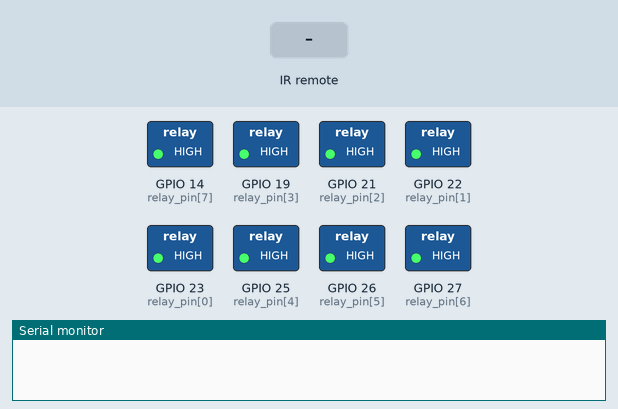
The sketch below on a simulated ESP32. On the bench: switched loads named in the sketch (green lamp = pin HIGH), the last lines printed to the serial monitor. The test bench sets the inputs (shaded band).

Above: at 3.7 s.
3.8 s: infrared code 0x54 received
At 5.0 s:
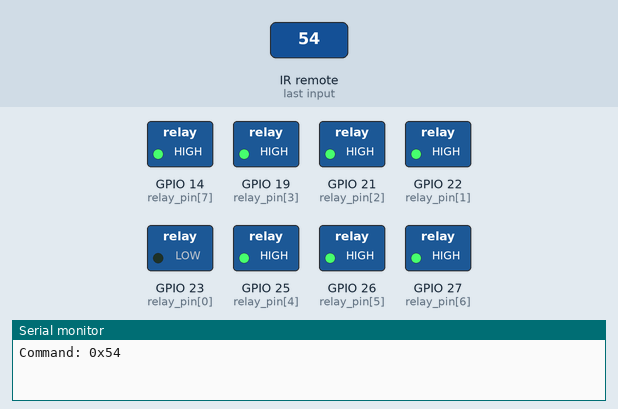
5.3 s: infrared code 0x4C received
At 6.4 s:
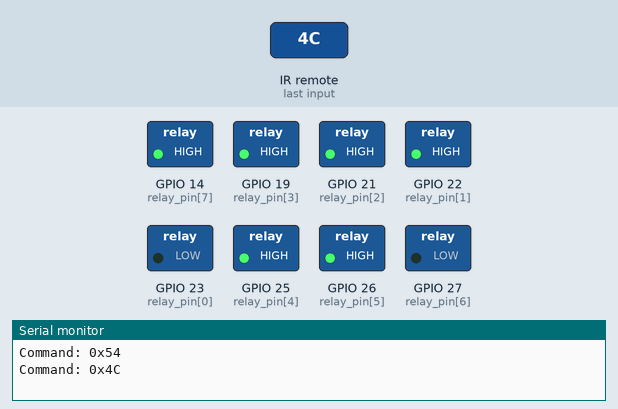
6.8 s: infrared code 0xE received
At 7.5 s:
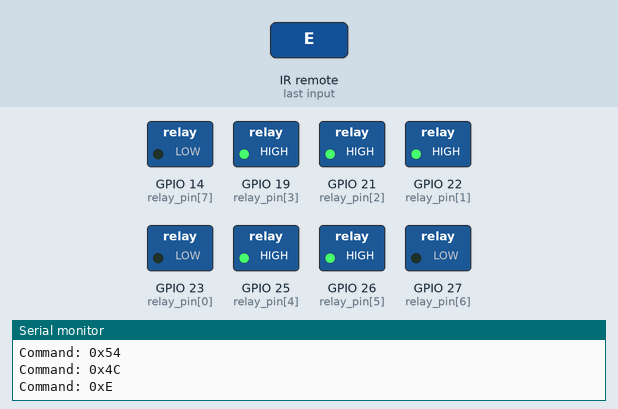
8.3 s: infrared code 0x16 received
At 8.6 s:
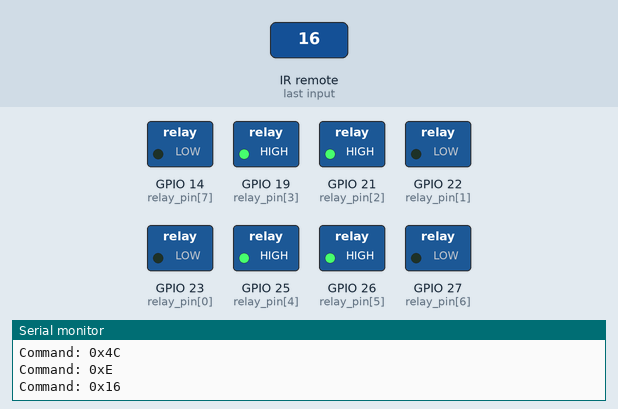
9.8 s: infrared code 0x15 received
At 10.9 s:
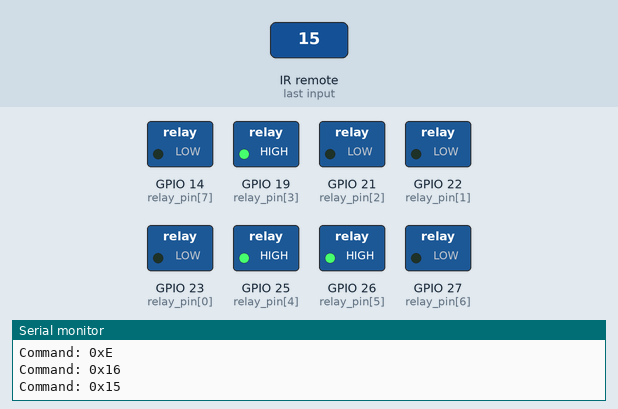
11.3 s: infrared code 0x50 received
At 12.0 s:
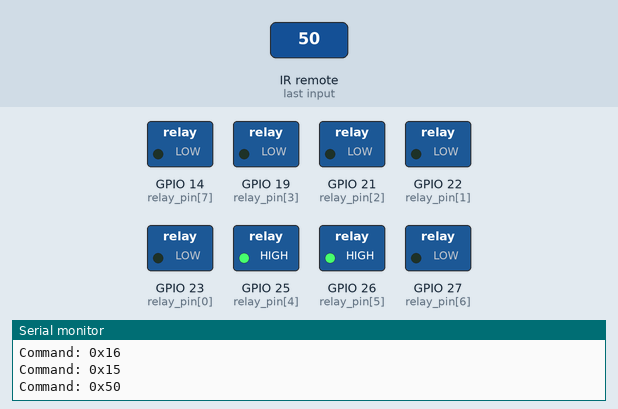
Timing chart, 0 to 13.8 s (numbered marks = the images above; inputs shaded):
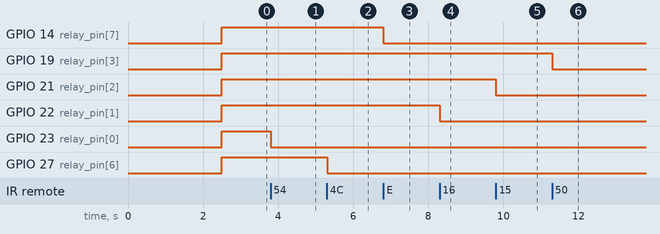

The sketch:

esp32_IrRelay.ino
```cpp
#include <Arduino.h>

#undef LED_BUILTIN
#define LED_BUILTIN         2
#define IR_RECEIVE_PIN      13
#define DECODE_NEC

#include <IRremote.hpp> // Arduino-IRremote: https://github.com/Arduino-IRremote/Arduino-IRremote.


#define relay_1 0x54
#define relay_2 0x16
#define relay_3 0x15
#define relay_4 0x50
#define relay_5 0x12
#define relay_6 0x11
#define relay_7 0x4C
#define relay_8 0xE

int relay_pin[8] = {23, 22, 21, 19, 25, 26, 27, 14};
bool relay_state[8];

void SetCommand(uint8_t Comd) {
  switch(Comd) {
    case relay_1:
      relay_state[0] = !relay_state[0];
      digitalWrite(relay_pin[0], relay_state[0]);
      break;
    case relay_2:
      relay_state[1] = !relay_state[1];
      digitalWrite(relay_pin[1], relay_state[1]);
      break;
    case relay_3:
      relay_state[2] = !relay_state[2];
      digitalWrite(relay_pin[2], relay_state[2]);
      break;
    case relay_4:
      relay_state[3] = !relay_state[3];
      digitalWrite(relay_pin[3], relay_state[3]);
      break;
    case relay_5:
      relay_state[4] = !relay_state[4];
      digitalWrite(relay_pin[4], relay_state[4]);
      break;
    case relay_6:
      relay_state[5] = !relay_state[5];
      digitalWrite(relay_pin[5], relay_state[5]);
      break;
    case relay_7:
      relay_state[6] = !relay_state[6];
      digitalWrite(relay_pin[6], relay_state[6]);
      break;
    case relay_8:
      relay_state[7] = !relay_state[7];
      digitalWrite(relay_pin[7], relay_state[7]);
      break;
  }

}
void irReceive() {
  if (IrReceiver.decode()) {
    uint16_t received = IrReceiver.decodedIRData.command;
    if (received) {
      Serial.print("Command: 0x");
      Serial.println(received, HEX);
      SetCommand(received);
    }
    delay(250);
  }
  IrReceiver.resume();
}

void setup() {
  Serial.begin(115200);
  delay(2500);
  for ( int j=0; j<8;j++) {
    pinMode(relay_pin[j], OUTPUT);
    relay_state[j] = true;
    digitalWrite(relay_pin[j], HIGH);
  }
  IrReceiver.begin(IR_RECEIVE_PIN, ENABLE_LED_FEEDBACK); // data pin 13
}

void loop() {
  irReceive();
  delay(5);
}
```

Measured:
- after the input at 3.8 s, GPIO 23 (relay_pin[0]): HIGH → LOW at once
- after the input at 5.3 s, GPIO 27 (relay_pin[6]): HIGH → LOW at once
- after the input at 6.8 s, GPIO 14 (relay_pin[7]): HIGH → LOW at once
- after the input at 8.3 s, GPIO 22 (relay_pin[1]): HIGH → LOW at once
- after the input at 9.8 s, GPIO 21 (relay_pin[2]): HIGH → LOW at once
- after the input at 11.3 s, GPIO 19 (relay_pin[3]): HIGH → LOW at once
